Frame 1 (no input): blank canvas, image omitted
Frame 60 (the mouse pressed at the canvas centre just before this capture): blank canvas, image omitted
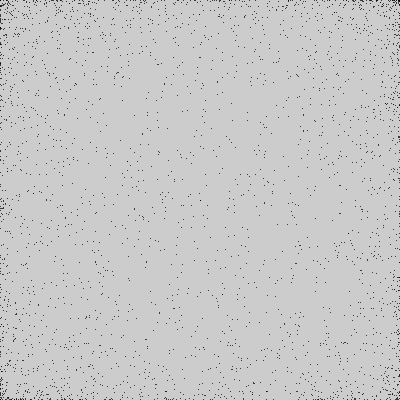
Frame 120 (the mouse held since frame 60 and released just before this capture)

The Processing sketch whose frames 1 and 60 were blank and that drew this single picture after the mouse press (run headless with seeded random() and noise(); from frame 60 on, the mouse is pressed at the canvas centre):

// Processing sketch: zero_one_4_trig_pi_accelerator
// ── zero_one_4_trig_pi_accelerator.pde
void setup() {
  size(400,400);
}


void draw() {
  int turn_by_round = 50;
  for(int i = 0 ; i < turn_by_round ; i++) {
    trigart();
  }
  
}

void trigart() {
  push();
  float dir_x = random(-PI,PI);
  float dir_y = random(-PI,PI);
  // normalise
  float radius = mouseX;
  float x = sin(dir_x) *radius;
  float y = cos(dir_y) *radius;
  // translate
  translate(width/2,height/2);
  point(x,y);
  pop();
}
